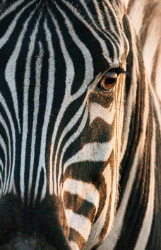
#> input picture img_resizing/file.png, 161 x 250 px
$ python m.py
#> lines starting #> are read from the running program, lines starting #| are printed output that depends on the picture; long printed decimals are rounded
import cv2
import numpy as np
import matplotlib.pyplot as plt
from scipy.ndimage import map_coordinates
from skimage.metrics import structural_similarity as ssim


def read_image(path):
    '''Read image and return the image properties.
    Parameters:
    path (string): Image path

    Returns:
    numpy.ndarray: Image exists in "path"
    tuple: Image dimension (number of rows and columns)
    '''
    img = cv2.imread(path)
    if img is None:
        raise FileNotFoundError(f"The image at {path} could not be found.")

    dimension = (img.shape[0], img.shape[1])

    return img, dimension


def image_change_scale(img, dimension, scale=100, interpolation=cv2.INTER_LINEAR):
    '''Resize image to a specific scale of original image.
    Parameters:
    img (numpy.ndarray): Original image
    dimension (tuple): Original image dimension
    scale (int): Multiply the size of the original image

    Returns:
    numpy.ndarray: Resized image
    '''
    scale /= 100
    new_dimension = (int(dimension[1] * scale), int(dimension[0] * scale))
    resized_img = cv2.resize(img, new_dimension, interpolation=interpolation)

    return resized_img


def nearest_interpolation(image, dimension):
    '''Optimized nearest neighbor interpolation using numpy indexing.'''
    scale_x = dimension[1] / image.shape[1]
    scale_y = dimension[0] / image.shape[0]
    row_indices = np.clip((np.arange(dimension[0]) / scale_y).astype(int), 0, image.shape[0] - 1)
    col_indices = np.clip((np.arange(dimension[1]) / scale_x).astype(int), 0, image.shape[1] - 1)
    new_image = image[row_indices[:, None], col_indices]
    return new_image


def bilinear_interpolation(image, dimension):
    '''Optimized bilinear interpolation using numpy operations.'''
    height, width = image.shape[:2]
    new_height, new_width = dimension
    scale_x = width / new_width
    scale_y = height / new_height
    x_coords = (np.arange(new_width) + 0.5) * scale_x - 0.5
    y_coords = (np.arange(new_height) + 0.5) * scale_y - 0.5
    x_coords = np.clip(x_coords, 0, width - 2)
    y_coords = np.clip(y_coords, 0, height - 2)
    x0 = x_coords.astype(int)
    y0 = y_coords.astype(int)
    x1 = x0 + 1
    y1 = y0 + 1
    x_diff = x_coords - x0
    y_diff = y_coords - y0
    new_image = np.zeros((new_height, new_width, image.shape[2]), dtype=image.dtype)
    for c in range(3):
        Ia = image[y0[:, None], x0, c]
        Ib = image[y0[:, None], x1, c]
        Ic = image[y1[:, None], x0, c]
        Id = image[y1[:, None], x1, c]
        new_image[:, :, c] = (
            Ia * (1 - x_diff) * (1 - y_diff[:, None]) +
            Ib * x_diff * (1 - y_diff[:, None]) +
            Ic * (1 - x_diff) * y_diff[:, None] +
            Id * x_diff * y_diff[:, None]
        )
    return np.clip(new_image, 0, 255).astype(np.uint8)


def bicubic_interpolation(image, dimension):
    '''Optimized bicubic interpolation using scipy’s map_coordinates.'''
    height, width = image.shape[:2]
    new_height, new_width = dimension
    scale_x = width / new_width
    scale_y = height / new_height
    x_coords = (np.arange(new_width) + 0.5) * scale_x - 0.5
    y_coords = (np.arange(new_height) + 0.5) * scale_y - 0.5
    x_grid, y_grid = np.meshgrid(x_coords, y_coords)
    output = np.zeros((new_height, new_width, image.shape[2]), dtype=image.dtype)
    for c in range(3):
        output[:, :, c] = map_coordinates(
            image[:, :, c],
            [y_grid.ravel(), x_grid.ravel()],
            order=3,
            mode='reflect'
        ).reshape((new_height, new_width))
    return np.clip(output, 0, 255).astype(np.uint8)


def mse_error(img1, img2):
    '''Calculate the Mean Squared Error between two images'''
    error = np.mean((img1.astype("float") - img2.astype("float")) ** 2)
    return error


def ssim_error(img1, img2):
    '''Calculate SSIM between two images'''
    img1_gray = cv2.cvtColor(img1, cv2.COLOR_BGR2GRAY)
    img2_gray = cv2.cvtColor(img2, cv2.COLOR_BGR2GRAY)
    score, _ = ssim(img1_gray, img2_gray, full=True)
    return 1 - score  # Lower score indicates less similarity


def show_result(images_list):
    '''Display the images'''
    titles = list(images_list.keys())
    images = list(images_list.values())
    rows = len(images_list) // 3 + 1
    fig, axs = plt.subplots(rows, 3, figsize=(15, 5 * rows))
    fig.suptitle('Image Interpolation Comparison', fontsize=16)
    for idx, (title, img) in enumerate(images_list.items()):
        ax = axs[idx // 3, idx % 3]
        ax.imshow(cv2.cvtColor(img, cv2.COLOR_BGR2RGB))
        ax.set_title(title)
        ax.axis("off")
    plt.show()


def main(image_path):
#> called with image_path = 'file.png'
    images_list = {}
    img, dimension = read_image(image_path)
#> in read_image, img is the input picture: shape (250, 161, 3); mean B, G, R 86.5, 95.8, 102.7
#> dimension = (250, 161)
    images_list['Original Image'] = img
    scale_percent = 31
    resized_img = image_change_scale(img, dimension, scale_percent)
#> in image_change_scale, `new_dimension = (int(dimension[1] * scale), int(dimension[0] * scale))`: new_dimension = (49, 77)
    images_list['Smaller Image'] = resized_img
    nn_img_algo = nearest_interpolation(resized_img, dimension)
#> in nearest_interpolation, `scale_x = dimension[1] / image.shape[1]`: scale_x = 3.29
#> in nearest_interpolation, `scale_y = dimension[0] / image.shape[0]`: scale_y = 3.25
#> in nearest_interpolation, `row_indices = np.clip((np.arange(dimension[0]) / scale_y).astype(int),..`: row_indices = 250 values from 0 to 76
#> in nearest_interpolation, `col_indices = np.clip((np.arange(dimension[1]) / scale_x).astype(int),..`: col_indices = 161 values from 0 to 48
#> in nearest_interpolation, `new_image = image[row_indices[:, None], col_indices]`:
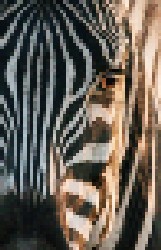
#> new_image: shape (250, 161, 3); mean B, G, R 85.8, 95, 101.9
    images_list['Nearest Neighbor Interpolation'] = nn_img_algo
    bil_img_algo = bilinear_interpolation(resized_img, dimension)
#> in bilinear_interpolation, `new_height, new_width = dimension`: new_height = 250; new_width = 161
#> in bilinear_interpolation, `scale_x = width / new_width`: scale_x = 0.304
#> in bilinear_interpolation, `scale_y = height / new_height`: scale_y = 0.308
#> in bilinear_interpolation, `x_coords = (np.arange(new_width) + 0.5) * scale_x - 0.5`: x_coords = 161 values from -0.348 to 48.35
#> in bilinear_interpolation, `y_coords = (np.arange(new_height) + 0.5) * scale_y - 0.5`: y_coords = 250 values from -0.346 to 76.35
#> in bilinear_interpolation, `x_coords = np.clip(x_coords, 0, width - 2)`: x_coords = 161 values from 0 to 47
#> in bilinear_interpolation, `y_coords = np.clip(y_coords, 0, height - 2)`: y_coords = 250 values from 0 to 75
#> in bilinear_interpolation, `x0 = x_coords.astype(int)`: x0 = 161 values from 0 to 47
#> in bilinear_interpolation, `y0 = y_coords.astype(int)`: y0 = 250 values from 0 to 75
#> in bilinear_interpolation, `x1 = x0 + 1`: x1 = 161 values from 1 to 48
#> in bilinear_interpolation, `y1 = y0 + 1`: y1 = 250 values from 1 to 76
#> in bilinear_interpolation, `x_diff = x_coords - x0`: x_diff = 161 values, max 0.957 at index 70, min 0 at index 0, mean 0.458
#> in bilinear_interpolation, `y_diff = y_coords - y0`: y_diff = 250 values, max 0.998 at index 118, min 0 at index 0, mean 0.487
#> the loop in bilinear_interpolation, `for c in range(3):` made 3 passes
#> pass 1, in bilinear_interpolation, `Id = image[y1[:, None], x1, c]`:
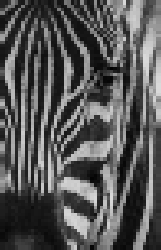
#> Id: shape (250, 161); min 1, max 218, mean 86.7
#> after the loop in bilinear_interpolation, `for c in range(3):`:
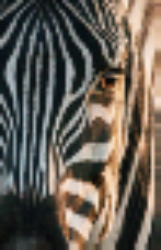
#> new_image: shape (250, 161, 3); mean B, G, R 85.4, 94.7, 101.7
    images_list['Bilinear Interpolation'] = bil_img_algo
    cubic_img_algo = bicubic_interpolation(resized_img, dimension)
#> in bicubic_interpolation, `new_height, new_width = dimension`: new_height = 250; new_width = 161
#> in bicubic_interpolation, `scale_x = width / new_width`: scale_x = 0.304
#> in bicubic_interpolation, `scale_y = height / new_height`: scale_y = 0.308
#> in bicubic_interpolation, `x_coords = (np.arange(new_width) + 0.5) * scale_x - 0.5`: x_coords = 161 values from -0.348 to 48.35
#> in bicubic_interpolation, `y_coords = (np.arange(new_height) + 0.5) * scale_y - 0.5`: y_coords = 250 values from -0.346 to 76.35
#> after the loop in bicubic_interpolation, `for c in range(3):`:
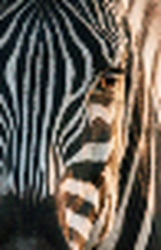
#> output: shape (250, 161, 3); mean B, G, R 86.1, 95.4, 102.4
    images_list['Bicubic Interpolation'] = cubic_img_algo
    error_list_mse = [
        mse_error(nn_img_algo, img),
        mse_error(bil_img_algo, img),
        mse_error(cubic_img_algo, img)
    ]
#> in mse_error, `error = np.mean((img1.astype("float") - img2.astype("float")) ** 2)`: error = 1251.6
#> error_list_mse = [1251.6, 732.1, 607.2]
    error_list_ssim = [
        ssim_error(nn_img_algo, img),
        ssim_error(bil_img_algo, img),
        ssim_error(cubic_img_algo, img)
    ]
#> in ssim_error, `img2_gray = cv2.cvtColor(img2, cv2.COLOR_BGR2GRAY)`:
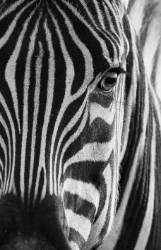
#> img2_gray: shape (250, 161); min 1, max 242, mean 96.8
#> in ssim_error, `score, _ = ssim(img1_gray, img2_gray, full=True)`: score = 0.66
#> in ssim_error (call 3), `img1_gray = cv2.cvtColor(img1, cv2.COLOR_BGR2GRAY)`:
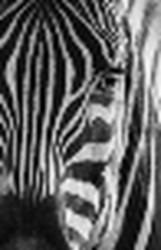
#> img1_gray: shape (250, 161); min 0, max 248, mean 96.4
#> in ssim_error (call 3), `score, _ = ssim(img1_gray, img2_gray, full=True)`: score = 0.788
#> error_list_ssim = [0.34, 0.254, 0.212]
    print("MSE Errors:", error_list_mse)
#| MSE Errors: [1251.612, 732.070, 607.235]
    print("SSIM Errors:", error_list_ssim)
#| SSIM Errors: [0.3401, 0.2542, 0.2119]
    show_result(images_list)
#> in show_result, `titles = list(images_list.keys())`: titles = ['Original Image', 'Smaller Image', 'Nearest Neighbor Interpolation', 'Bilinear Interpolation', 'Bicubic Interpolation']
#> in show_result, `images = list(images_list.values())`: images = 5 items
#> in show_result, `rows = len(images_list) // 3 + 1`: rows = 2
#> the loop in show_result, `for idx, (title, img) in enumerate(images_list.items()):` made 5 passes
    interpolation_methods = ["Nearest Neighbor", "Bilinear", "Bicubic"]
    plt.bar(interpolation_methods, error_list_mse, color=['blue', 'green', 'purple'])
    plt.title("MSE Error Comparison")
    plt.ylabel("MSE")
    plt.show()
#> figure, not shown here; tallest bar 1251.6 high, from x = -0.4 to 0.4
    plt.bar(interpolation_methods, error_list_ssim, color=['blue', 'green', 'purple'])
    plt.title("SSIM Error Comparison")
    plt.ylabel("1 - SSIM")
    plt.show()
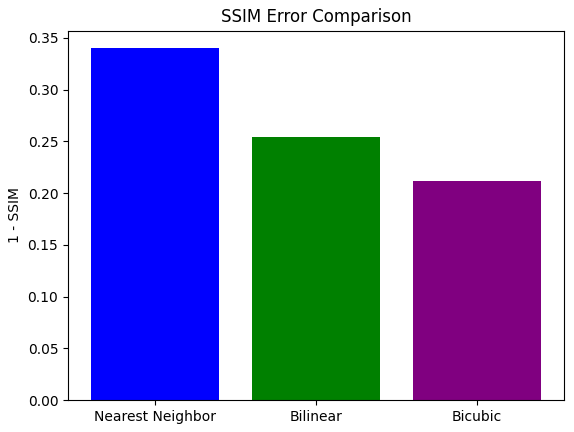
#> figure drawn by matplotlib, 1 panel; tallest bar 0.34 high, from x = -0.4 to 0.4


main("file.png")

$ run again, with img_resizing/butterfly.png copied over img_resizing/file.png
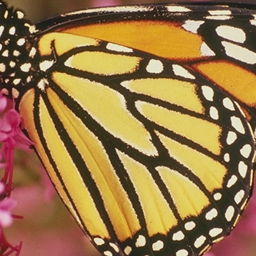
#> input picture img_resizing/butterfly.png, 256 x 256 px
#> in read_image, img is the input picture: shape (256, 256, 3); mean B, G, R 72.8, 119.2, 153
#> in main, `img, dimension = read_image(image_path)`: dimension = (256, 256)
#> new_dimension = (79, 79)
#> in nearest_interpolation, `scale_x = dimension[1] / image.shape[1]`: scale_x = 3.24
#> row_indices = 256 values from 0 to 78
#> in bilinear_interpolation, `new_height, new_width = dimension`: new_height = 256
#> in bilinear_interpolation, `scale_x = width / new_width`: scale_x = 0.309
#> in bilinear_interpolation, `x_coords = (np.arange(new_width) + 0.5) * scale_x - 0.5`: x_coords = 256 values from -0.346 to 78.35
#> in bilinear_interpolation, `x_coords = np.clip(x_coords, 0, width - 2)`: x_coords = 256 values from 0 to 77
#> x1 = 256 values from 1 to 78
#> x_diff = 256 values, max 0.998 at index 40, min 0 at index 0, mean 0.487
#> y_diff has the same summary as x_diff
#> in bicubic_interpolation, `new_height, new_width = dimension`: new_height = 256
#> in bicubic_interpolation, `scale_x = width / new_width`: scale_x = 0.309
#> in bicubic_interpolation, `x_coords = (np.arange(new_width) + 0.5) * scale_x - 0.5`: x_coords = 256 values from -0.346 to 78.35
#> after the loop in bicubic_interpolation, `for c in range(3):`:
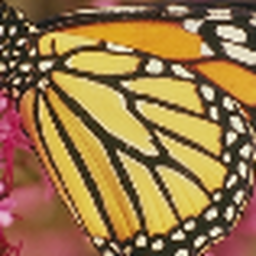
#> output: shape (256, 256, 3); mean B, G, R 72.8, 119.2, 153
#> error = 855.8
#> error_list_mse = [855.8, 494.3, 416.4]
#> score = 0.72
#> error_list_ssim = [0.28, 0.21, 0.205]
#| MSE Errors: [855.758, 494.267, 416.362]
#| SSIM Errors: [0.2795, 0.2099, 0.2049]
#> titles = ['Original Image', 'Smaller Image', 'Nearest Neighbor Interpolation', 'Bilinear Interpolation', 'Bicubic Interpolation']
#> images = 5 items
#> rows = 2
#> the loop in show_result, `for idx, (title, img) in enumerate(images_list.items()):` made 5 passes
#> in main, `plt.show()`:
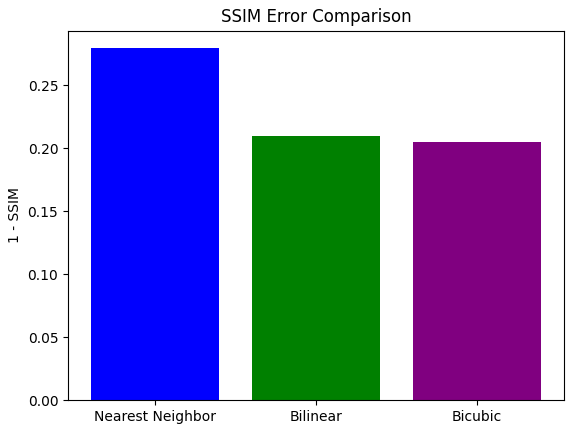
#> figure drawn by matplotlib, 1 panel; tallest bar 0.28 high, from x = -0.4 to 0.4

$ run again, with img_resizing/paper.jpg saved as img_resizing/file.png
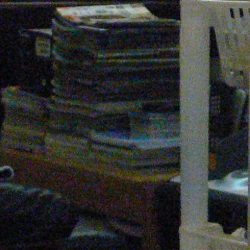
#> input picture img_resizing/paper.jpg, 250 x 250 px
#> in read_image, img is the input picture: shape (250, 250, 3); mean B, G, R 48.5, 50.5, 48.8
#> in main, `img, dimension = read_image(image_path)`: dimension = (250, 250)
#> new_dimension = (77, 77)
#> in nearest_interpolation, `scale_x = dimension[1] / image.shape[1]`: scale_x = 3.25
#> row_indices = 250 values from 0 to 76
#> in bilinear_interpolation, `new_height, new_width = dimension`: new_height = 250
#> in bilinear_interpolation, `scale_x = width / new_width`: scale_x = 0.308
#> in bilinear_interpolation, `x_coords = (np.arange(new_width) + 0.5) * scale_x - 0.5`: x_coords = 250 values from -0.346 to 76.35
#> in bilinear_interpolation, `x_coords = np.clip(x_coords, 0, width - 2)`: x_coords = 250 values from 0 to 75
#> x1 = 250 values from 1 to 76
#> x_diff = 250 values, max 0.998 at index 118, min 0 at index 0, mean 0.487
#> y_diff has the same summary as x_diff
#> after the loop in bilinear_interpolation, `for c in range(3):`:
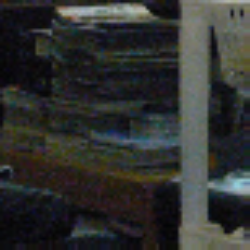
#> new_image: shape (250, 250, 3); mean B, G, R 47.9, 49.8, 48.2
#> in bicubic_interpolation, `new_height, new_width = dimension`: new_height = 250
#> in bicubic_interpolation, `scale_x = width / new_width`: scale_x = 0.308
#> in bicubic_interpolation, `x_coords = (np.arange(new_width) + 0.5) * scale_x - 0.5`: x_coords = 250 values from -0.346 to 76.35
#> error = 162
#> error_list_mse = [162, 106.9, 91.62]
#> score = 0.681
#> error_list_ssim = [0.319, 0.256, 0.247]
#| MSE Errors: [161.972, 106.876, 91.622]
#| SSIM Errors: [0.3194, 0.2563, 0.2473]
#> titles = ['Original Image', 'Smaller Image', 'Nearest Neighbor Interpolation', 'Bilinear Interpolation', 'Bicubic Interpolation']
#> images = 5 items
#> rows = 2
#> the loop in show_result, `for idx, (title, img) in enumerate(images_list.items()):` made 5 passes
#> in main, `plt.show()`:
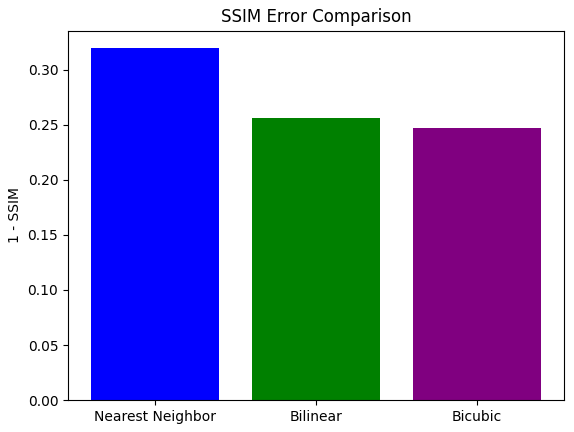
#> figure drawn by matplotlib, 1 panel; tallest bar 0.319 high, from x = -0.4 to 0.4

$ run again, with img_resizing/spot.jpg saved as img_resizing/file.png
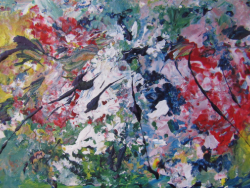
#> input picture img_resizing/spot.jpg, 250 x 188 px
#> in read_image, img is the input picture: shape (188, 250, 3); mean B, G, R 120.9, 113.9, 121.3
#> in main, `img, dimension = read_image(image_path)`: dimension = (188, 250)
#> new_dimension = (77, 58)
#> in nearest_interpolation, `scale_x = dimension[1] / image.shape[1]`: scale_x = 3.25
#> in nearest_interpolation, `scale_y = dimension[0] / image.shape[0]`: scale_y = 3.24
#> row_indices = 188 values from 0 to 57
#> col_indices = 250 values from 0 to 76
#> in bilinear_interpolation, `new_height, new_width = dimension`: new_height = 188; new_width = 250
#> in bilinear_interpolation, `scale_x = width / new_width`: scale_x = 0.308
#> in bilinear_interpolation, `scale_y = height / new_height`: scale_y = 0.309
#> in bilinear_interpolation, `x_coords = (np.arange(new_width) + 0.5) * scale_x - 0.5`: x_coords = 250 values from -0.346 to 76.35
#> in bilinear_interpolation, `y_coords = (np.arange(new_height) + 0.5) * scale_y - 0.5`: y_coords = 188 values from -0.346 to 57.35
#> in bilinear_interpolation, `x_coords = np.clip(x_coords, 0, width - 2)`: x_coords = 250 values from 0 to 75
#> in bilinear_interpolation, `y_coords = np.clip(y_coords, 0, height - 2)`: y_coords = 188 values from 0 to 56
#> x0 = 250 values from 0 to 75
#> y0 = 188 values from 0 to 56
#> x1 = 250 values from 1 to 76
#> y1 = 188 values from 1 to 57
#> x_diff = 250 values, max 0.998 at index 118, min 0 at index 0, mean 0.487
#> y_diff = 188 values, max 0.995 at index 134, min 0 at index 0, mean 0.483
#> in bicubic_interpolation, `new_height, new_width = dimension`: new_height = 188; new_width = 250
#> in bicubic_interpolation, `scale_x = width / new_width`: scale_x = 0.308
#> in bicubic_interpolation, `scale_y = height / new_height`: scale_y = 0.309
#> in bicubic_interpolation, `x_coords = (np.arange(new_width) + 0.5) * scale_x - 0.5`: x_coords = 250 values from -0.346 to 76.35
#> in bicubic_interpolation, `y_coords = (np.arange(new_height) + 0.5) * scale_y - 0.5`: y_coords = 188 values from -0.346 to 57.35
#> error = 679.9
#> error_list_mse = [679.9, 433, 388.8]
#> score = 0.598
#> error_list_ssim = [0.402, 0.332, 0.289]
#| MSE Errors: [679.889, 433.012, 388.769]
#| SSIM Errors: [0.4019, 0.3316, 0.2888]
#> titles = ['Original Image', 'Smaller Image', 'Nearest Neighbor Interpolation', 'Bilinear Interpolation', 'Bicubic Interpolation']
#> images = 5 items
#> rows = 2
#> the loop in show_result, `for idx, (title, img) in enumerate(images_list.items()):` made 5 passes
#> in main, `plt.show()`:
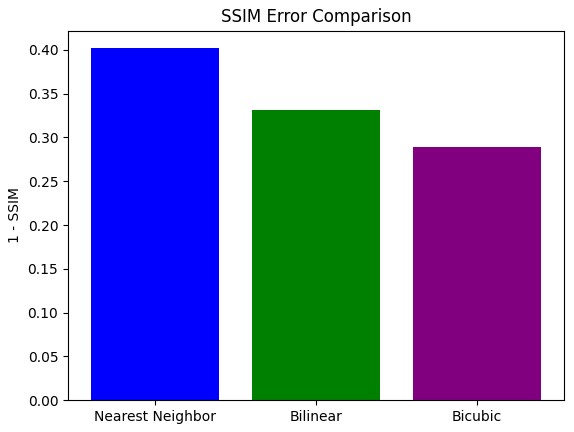
#> figure drawn by matplotlib, 1 panel; tallest bar 0.402 high, from x = -0.4 to 0.4
